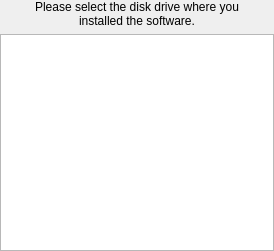
<?xml version="1.0" encoding="UTF-8"?>
<ui version="4.0">
 <class>CMyPropertyPage6</class>
 <widget class="QWidget" name="CMyPropertyPage6">
  <property name="geometry">
   <rect>
    <x>0</x>
    <y>0</y>
    <width>274</width>
    <height>251</height>
   </rect>
  </property>
  <property name="windowTitle">
   <string>Create Fileset from Snapshot of Volume</string>
  </property>
  <layout class="QVBoxLayout" name="verticalLayout">
   <property name="margin">
    <number>0</number>
   </property>
   <item>
    <widget class="QLabel" name="label">
     <property name="text">
      <string>Please select the disk drive where you
installed the software.</string>
     </property>
     <property name="alignment">
      <set>Qt::AlignCenter</set>
     </property>
    </widget>
   </item>
   <item>
    <widget class="QListWidget" name="selectDriveLB">
     <property name="alternatingRowColors">
      <bool>true</bool>
     </property>
    </widget>
   </item>
  </layout>
 </widget>
 <resources/>
 <connections/>
</ui>
